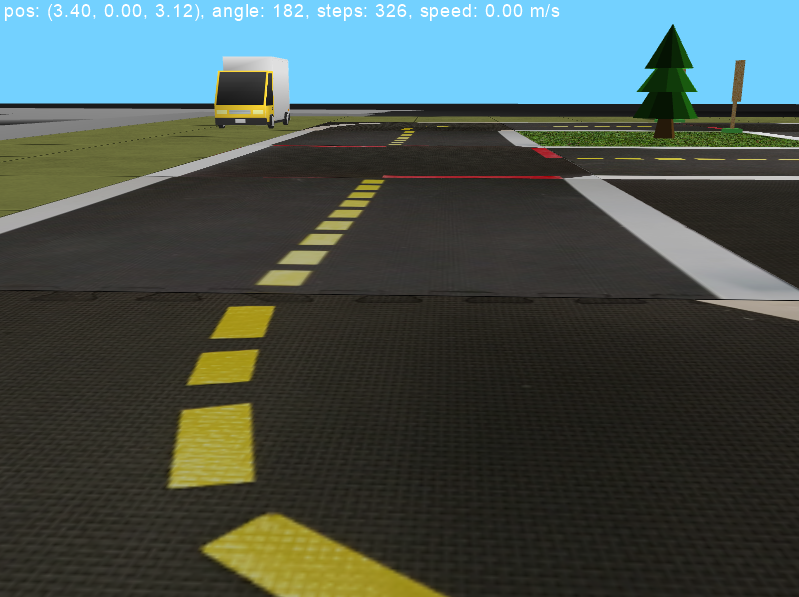
#> input picture calle1.png, 799 x 597 px, found by its file name
$ jupyter execute Tarea_1_Robotica.ipynb   (older library calls are emulated)
#> lines starting #> are read from the running program, lines starting #| are printed output that depends on the picture
## p1 a)

[cell 1]
import cv2
import numpy as np
from google.colab.patches import cv2_imshow
import matplotlib.pyplot as plt

def convolucion(imagen, mascara):
    # Aplicar la convolución entre la imagen y la máscara
    imagen_convolucionada = cv2.filter2D(imagen, -1, mascara)
    return imagen_convolucionada

def calcular_espectro(imagen):
    # Calcular la Transformada de Fourier
    f = np.fft.fft2(imagen)
    fshift = np.fft.fftshift(f)
    magnitud = np.log(np.abs(fshift))
    return magnitud

## p1 b)

[cell 2]
#Imagen

import requests
from PIL import Image
from io import BytesIO

# URL de la imagen
url = "https://github.com/X4ero26/Robotica/raw/main/calle1.png"

# Descargar la imagen
response = requests.get(url)
image_bytes = BytesIO(response.content)

# Abrir la imagen con PIL
imagen_pil = Image.open(image_bytes)
#> imagen_pil is the input picture: PIL image 799x597 RGBA; mean R, G, B, A 69.5, 82.5, 78.1, 255

# Convertir la imagen PIL a un arreglo numpy
imagen_cv2 = cv2.cvtColor(np.array(imagen_pil), cv2.COLOR_RGB2BGR)

imagen_gris = cv2.cvtColor(imagen_cv2, cv2.COLOR_BGR2GRAY)
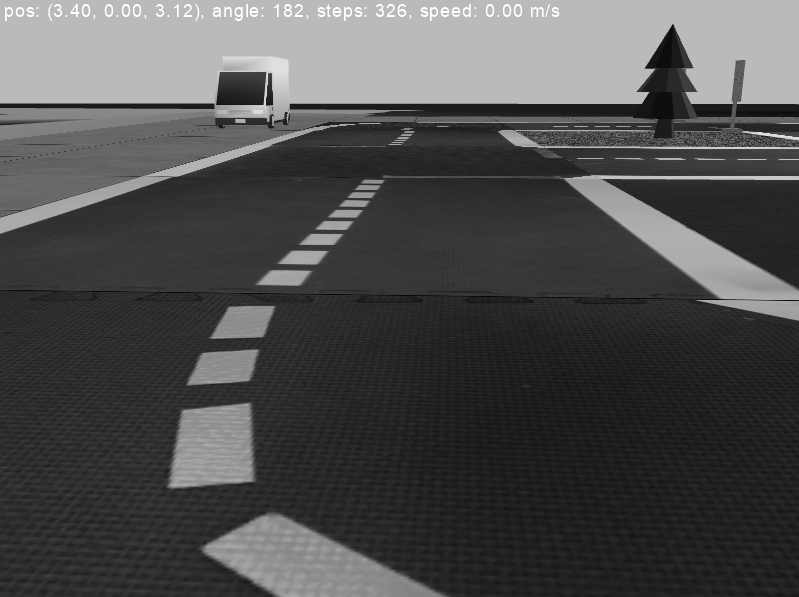
#> imagen_gris: shape (597, 799); min 2, max 255, mean 78.1

[cell 3]
# Máscaras
mascara_pasa_bajos = (1/9)* np.ones((3,3), dtype=np.float32)
mascara_pasa_bajos_unidimensional = (1/3)* np.array([1,1,1], dtype=np.float32)

[cell 4]
# Filtros
imagen_pasa_bajos_recto = convolucion(imagen_gris, mascara_pasa_bajos)
imagen_unidimensional   = convolucion(imagen_gris, mascara_pasa_bajos_unidimensional)
imagen_gaussiana  = cv2.GaussianBlur(imagen_gris, (5,5), 1)

[cell 5]
# Imagenes resultantes
cv2_imshow(imagen_gris)
cv2_imshow(imagen_pasa_bajos_recto)
cv2_imshow(imagen_unidimensional)
cv2_imshow(imagen_gaussiana)

[cell 6]
# Calcular el espectro de frecuencia de las imágenes originales y filtradas
espectro_original = [calcular_espectro(imagen_gris), 'Espectro Original']
espectro_media = [calcular_espectro(imagen_pasa_bajos_recto), 'Espectro pasa bajos recto']
espectro_unidimensional = [calcular_espectro(imagen_unidimensional), 'Espectro Filtro Unidimensional']
#> in calcular_espectro (call 3), `magnitud = np.log(np.abs(fshift))`:
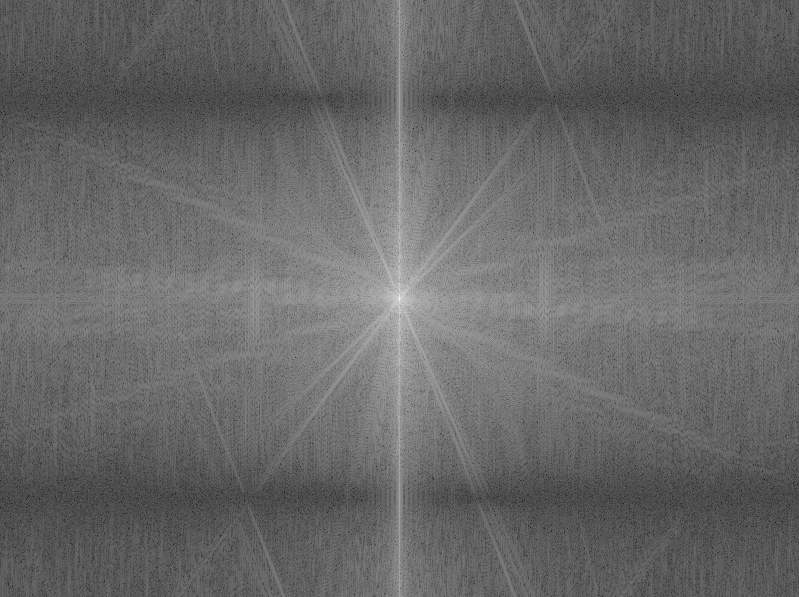
#> magnitud: shape (597, 799) float64; min -0.39, max 17.43, mean 6.88; drawn with min black and max white
espectro_gaussiana = [calcular_espectro(imagen_gaussiana), 'Espectro Filtro Gaussiano']

# Graficar espectros
plt.figure(figsize=(12, 8))
plt.subplot(221), plt.imshow(espectro_original[0], cmap='gray')
plt.title(espectro_original[1]), plt.xticks([]), plt.yticks([])
plt.colorbar()  # Añadir barra lateral para el espectro
plt.subplot(222), plt.imshow(espectro_media[0], cmap='gray')
plt.title(espectro_media[1]), plt.xticks([]), plt.yticks([])
plt.colorbar()  # Añadir barra lateral para el espectro
plt.subplot(223), plt.imshow(espectro_unidimensional[0], cmap='gray')
plt.title(espectro_unidimensional[1]), plt.xticks([]), plt.yticks([])
plt.colorbar()  # Añadir barra lateral para el espectro
plt.subplot(224), plt.imshow(espectro_gaussiana[0], cmap='gray')
plt.title(espectro_gaussiana[1]), plt.xticks([]), plt.yticks([])
plt.colorbar()  # Añadir barra lateral para el espectro
plt.tight_layout()
plt.show()
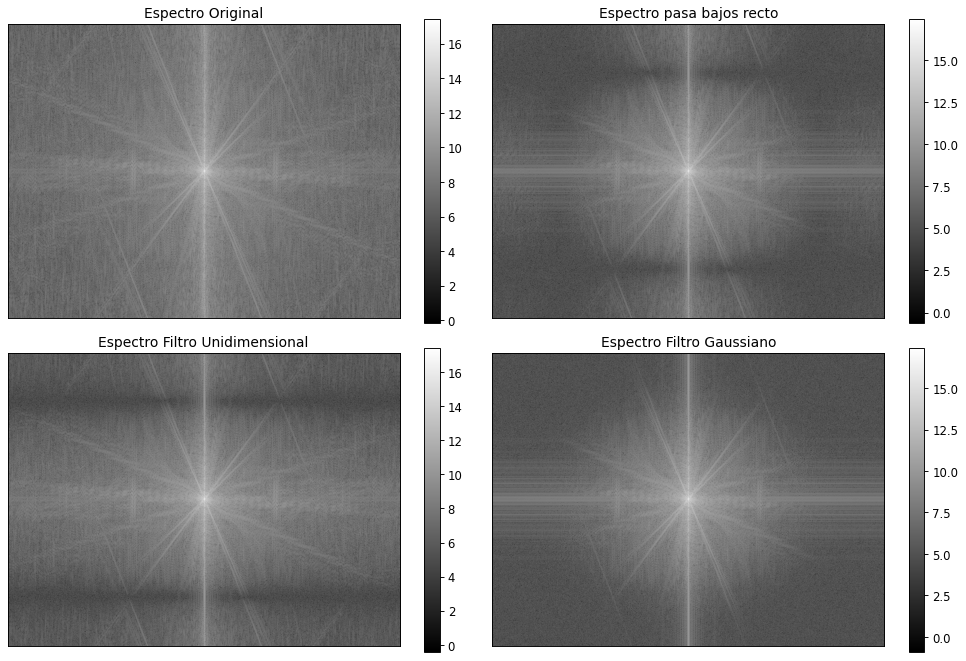
#> figure drawn by matplotlib, 8 panels

## p1 c)

[cell 7]
# Definir la máscara pasa altos prewitt vertical
mascara_pasa_altos_prewitt_vertical = (1/9) * np.array([[-1, 0, 1],
                                                        [-1, 0, 1],
                                                        [-1, 0, 1]])

# Definir la máscara pasa altos prewitt horizontal
mascara_pasa_altos_prewitt_horizontal = (1/9) * np.array([[-1, -1, -1],
                                                          [0, 0, 0],
                                                          [1, 1, 1]])

# Definir la máscara pasa altos laplaciano
mascara_pasa_altos_laplaciano = (1/9) * np.array([[-1, -1, -1],
                                                  [-1, 8, -1],
                                                  [-1, -1, -1]])

[cell 8]
# Filtros
imagen_pasa_altos_prewitt_vertical = convolucion(imagen_gris, mascara_pasa_altos_prewitt_vertical)
imagen_pasa_altos_prewitt_horizontal = convolucion(imagen_gris, mascara_pasa_altos_prewitt_horizontal)
#> in convolucion (call 4), `imagen_convolucionada = cv2.filter2D(imagen, -1, mascara)`:
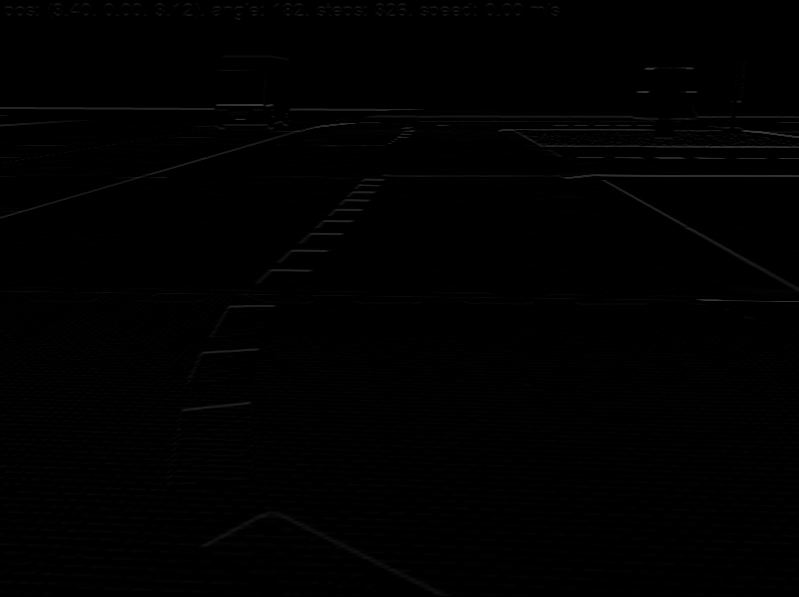
#> imagen_convolucionada: shape (597, 799); min 0, max 61, mean 1
imagen_pasa_altos_prewitt_laplaciano = convolucion(imagen_gris, mascara_pasa_altos_laplaciano)

imagen_gaussiana = cv2.GaussianBlur(imagen_gris, (5,5), 1)
imagen_pasa_altos_prewitt_laplaciano_gaussiana = cv2.Laplacian(imagen_gaussiana, cv2.CV_64F, ksize = 5)
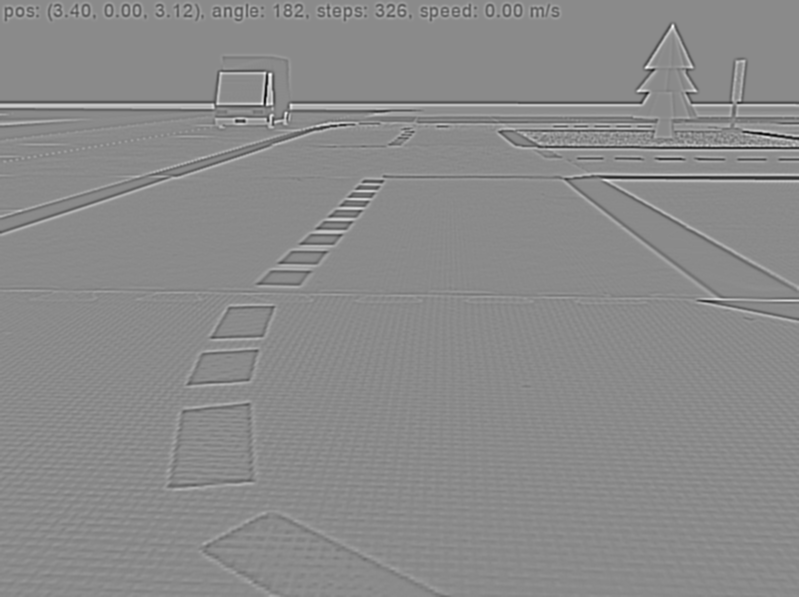
#> imagen_pasa_altos_prewitt_laplaciano_gaussiana: shape (597, 799) float64; min -3346, max 2806, mean 0; drawn with min black and max white

[cell 9]
# Imagenes resultantes
cv2_imshow(imagen_pasa_altos_prewitt_vertical)
cv2_imshow(imagen_pasa_altos_prewitt_horizontal)
cv2_imshow(imagen_pasa_altos_prewitt_laplaciano)
cv2_imshow(imagen_pasa_altos_prewitt_laplaciano_gaussiana)

[cell 10]
# Calcular el espectro de frecuencia de las imágenes originales y filtradas
espectro_original = [calcular_espectro(imagen_gris), 'Espectro Original']
espectro_prewitt_vertical = [calcular_espectro(imagen_pasa_altos_prewitt_vertical), 'Filtro pasa-altos Prewitt vertical']
#> in calcular_espectro (call 6), `magnitud = np.log(np.abs(fshift))`:
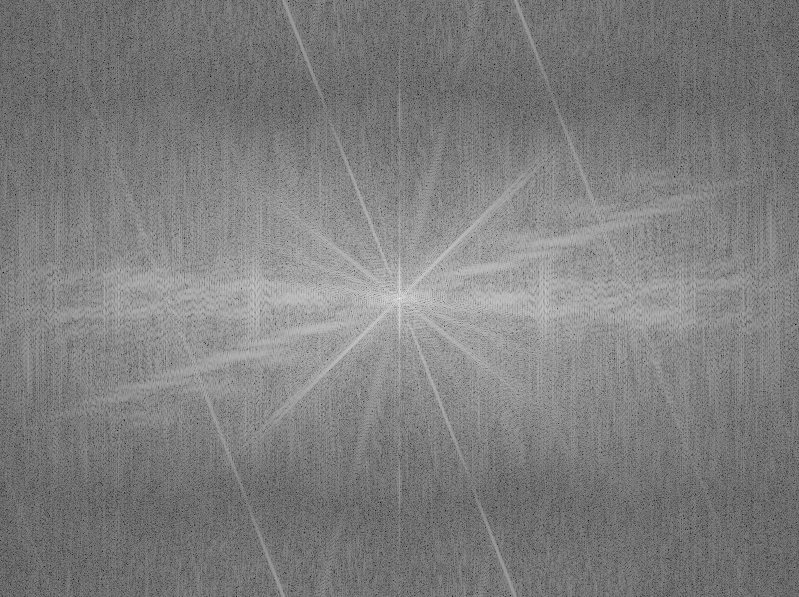
#> magnitud: shape (597, 799) float64; min -0.445, max 12.14, mean 5.8; drawn with min black and max white
espectro_prewitt_horizontal = [calcular_espectro(imagen_pasa_altos_prewitt_horizontal), ' Filtro pasa-altos Prewitt horizontal']
#> in calcular_espectro (call 7), `magnitud = np.log(np.abs(fshift))`:
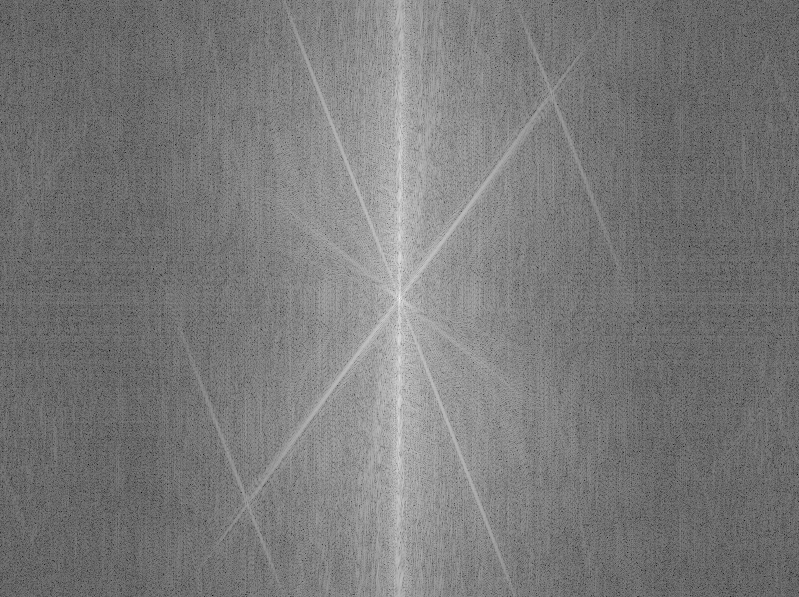
#> magnitud: shape (597, 799) float64; min -0.591, max 13.1, mean 5.94; drawn with min black and max white
espectro_laplaciano = [calcular_espectro(imagen_pasa_altos_prewitt_laplaciano), ' Filtro laplaciano de 3x3']
#> in calcular_espectro (call 8), `magnitud = np.log(np.abs(fshift))`:
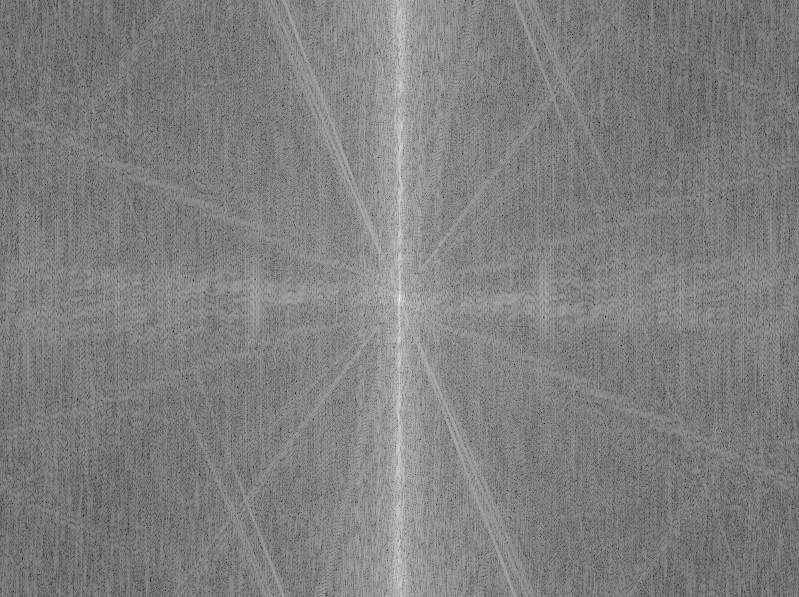
#> magnitud: shape (597, 799) float64; min 0.922, max 13.32, mean 7.15; drawn with min black and max white
espectro_laplaciano_gaussiana = [calcular_espectro(imagen_pasa_altos_prewitt_laplaciano), ' Filtro laplaciano de gaussiana de 5x5']

[cell 11]
# Graficar espectros
plt.figure(figsize=(12, 8))
plt.subplot(231), plt.imshow(espectro_original[0], cmap='gray')
plt.title(espectro_original[1]), plt.xticks([]), plt.yticks([])
plt.colorbar()  # Añadir barra lateral para el espectro
plt.subplot(232), plt.imshow(espectro_prewitt_vertical[0], cmap='gray')
plt.title(espectro_prewitt_vertical[1]), plt.xticks([]), plt.yticks([])
plt.colorbar()  # Añadir barra lateral para el espectro
plt.subplot(233), plt.imshow(espectro_prewitt_horizontal[0], cmap='gray')
plt.title(espectro_prewitt_horizontal[1]), plt.xticks([]), plt.yticks([])
plt.colorbar()  # Añadir barra lateral para el espectro
plt.subplot(234), plt.imshow(espectro_laplaciano[0], cmap='gray')
plt.title(espectro_laplaciano[1]), plt.xticks([]), plt.yticks([])
plt.colorbar()  # Añadir barra lateral para el espectro
plt.subplot(235), plt.imshow(espectro_laplaciano_gaussiana[0], cmap='gray')
plt.title(espectro_laplaciano_gaussiana[1]), plt.xticks([]), plt.yticks([])
plt.colorbar()  # Añadir barra lateral para el espectro
plt.tight_layout()
plt.show()
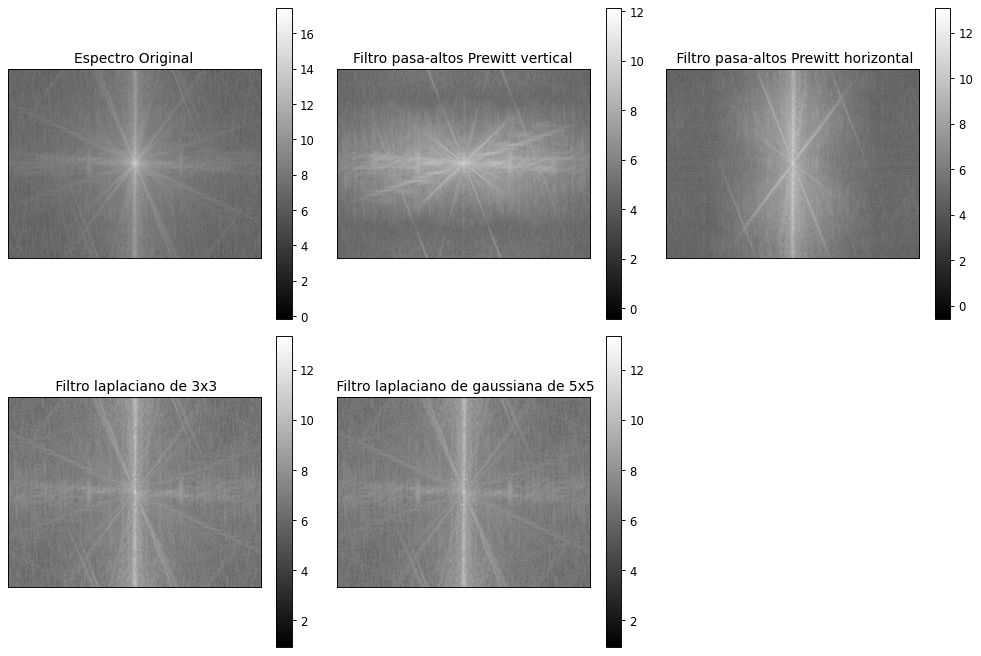
#> figure drawn by matplotlib, 10 panels

## P2 a)

[cell 12]
def convertir_espacios_color(imagen):
    # Convertir la imagen a espacios de color RB, HSV y CIELAB
    imagen_RGB = cv2.cvtColor(imagen, cv2.COLOR_BGR2RGB)
    imagen_hsv = cv2.cvtColor(imagen, cv2.COLOR_BGR2HSV)
#> imagen_hsv: shape (597, 799, 3); mean H, S, V 35.9, 70.9, 92
    imagen_lab = cv2.cvtColor(imagen, cv2.COLOR_BGR2LAB)
#> imagen_lab: shape (597, 799, 3); mean of channels 0, 1, 2 83.6, 124.5, 130

    return imagen_RGB, imagen_hsv, imagen_lab
